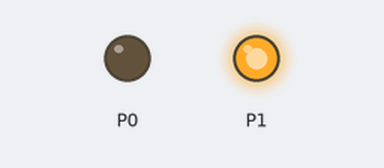
The program below on a simulated BBC micro:bit running MicroPython. Parts: output pins drawn as LEDs (lit = HIGH).

Above: at 1.0 s.
At 3.0 s:
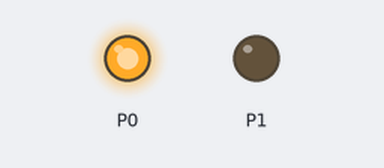
Timing chart, 0 to 5.2 s (numbered marks = the images above):
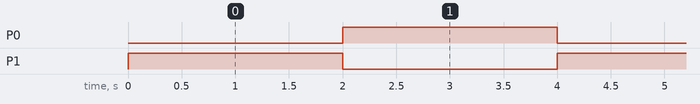

The program:

blinking_LED.py
```python
# Add your Python code here. E.g.
from microbit import *


while True:
    pin0.write_digital(0)
    pin1.write_digital(1)
    sleep(2000)
    pin0.write_digital(1)
    pin1.write_digital(0)
    sleep(2000)
```

Measured:
- by itself, P0, P1: alternates HIGH for 2.0 s and LOW for 2.0 s
